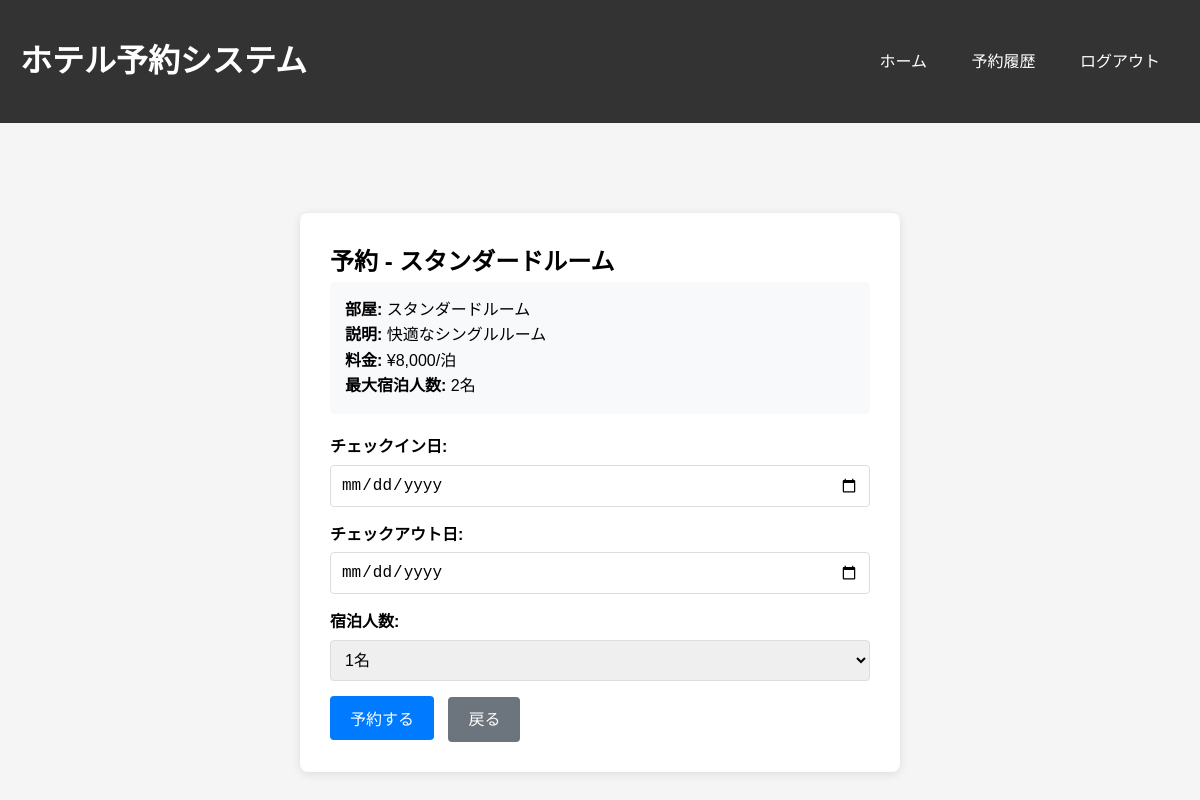
Page /booking.php?room_id=1 (signed in) on the committed database.
### tables this page shows
CREATE TABLE rooms (
    id INT AUTO_INCREMENT PRIMARY KEY,
    name VARCHAR(100) NOT NULL,
    description TEXT,
    price DECIMAL(10,2) NOT NULL,
    max_guests INT NOT NULL,
    created_at TIMESTAMP DEFAULT CURRENT_TIMESTAMP
);

### booking.php (the view, shortened to what this page needs)
<?php
require_once 'config.php';
$intRoomId = $_GET['room_id'] ?? 0;
$stmt = $pdo->prepare("SELECT * FROM rooms WHERE id = ?");
$stmt->execute([$intRoomId]);
$objRoom = $stmt->fetch();
?>
<!DOCTYPE html>
<html lang="ja">
<head>
    <link rel="stylesheet" href="style.css">
</head>
<body>
    <div class="header">
        <div class="container">
            <div class="nav">
                <h1>ホテル予約システム</h1>
                <div>
                    <a href="index.php">ホーム</a>
                    <a href="my_bookings.php">予約履歴</a>
                    <a href="logout.php">ログアウト</a>
                </div>
            </div>
        </div>
    </div>
    <div class="container">
        <div class="form-container" style="max-width: 600px;">
            <h2>予約 - <?php echo htmlspecialchars($objRoom['name']); ?></h2>
            <div style="background: #f8f9fa; padding: 15px; border-radius: 4px; margin-bottom: 20px;">
                <p><strong>部屋:</strong> <?php echo htmlspecialchars($objRoom['name']); ?></p>
                <p><strong>説明:</strong> <?php echo htmlspecialchars($objRoom['description']); ?></p>
                <p><strong>料金:</strong> ¥<?php echo number_format($objRoom['price']); ?>/泊</p>
                <p><strong>最大宿泊人数:</strong> <?php echo $objRoom['max_guests']; ?>名</p>
            </div>
            <form method="POST">
                <div class="form-group">
                    <label for="check_in">チェックイン日:</label>
                    <input type="date" id="check_in" name="check_in" min="<?php echo date('Y-m-d'); ?>" required>
                </div>
                <div class="form-group">
                    <label for="check_out">チェックアウト日:</label>
                    <input type="date" id="check_out" name="check_out" min="<?php echo date('Y-m-d', strtotime('+1 day')); ?>" required>
                </div>
                <div class="form-group">
                    <label for="guests">宿泊人数:</label>
                    <select id="guests" name="guests" required>
                        <?php for ($i = 1; $i <= $objRoom['max_guests']; $i++): ?>
                            <option value="<?php echo $i; ?>"><?php echo $i; ?>名</option>
                        <?php endfor; ?>
                    </select>
                </div>
                <button type="submit" class="btn">予約する</button>
                <a href="index.php?room_id=<?php echo $intRoomId; ?>" class="btn" style="background: #6c757d; margin-left: 10px;">戻る</a>
            </form>
        </div>
    </div>
</body>
</html>

### style.css (style rules this page uses)
* { margin: 0; padding: 0; box-sizing: border-box; }
body { font-family: Arial, sans-serif; background-color: #f5f5f5; line-height: 1.6; }
.container { max-width: 1200px; margin: 0 auto; padding: 20px; }
.header { background: #333; color: white; padding: 1rem 0; margin-bottom: 20px; }
.nav { display: flex; justify-content: space-between; align-items: center; }
.nav a { color: white; text-decoration: none; margin: 0 10px; padding: 5px 10px; border-radius: 3px; }
.form-container { background: white; padding: 30px; border-radius: 8px; box-shadow: 0 2px 10px rgba(0,0,0,0.1); max-width: 400px; margin: 50px auto; }
.form-group { margin-bottom: 15px; }
.form-group label { display: block; margin-bottom: 5px; font-weight: bold; }
.form-group input, .form-group select, .form-group textarea { width: 100%; padding: 10px; border: 1px solid #ddd; border-radius: 4px; font-size: 16px; }
.btn { background: #007bff; color: white; padding: 10px 20px; border: none; border-radius: 4px; cursor: pointer; font-size: 16px; text-decoration: none; display: inline-block; }

### rows in the picture
rooms: name "スタンダードルーム", description "快適なシングルルーム", price "8,000", max_guests "2"

### other values in the picture
form field guests "1名"
